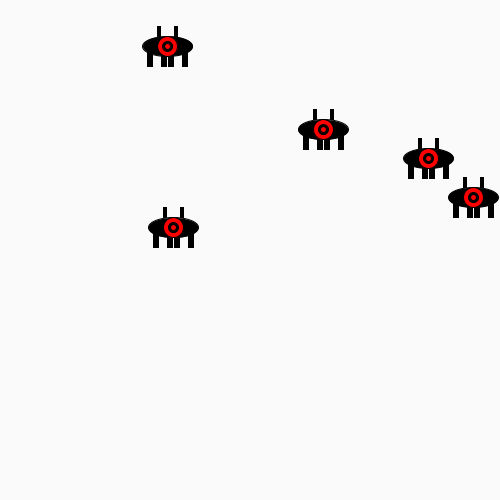
Frame 1 (no input)
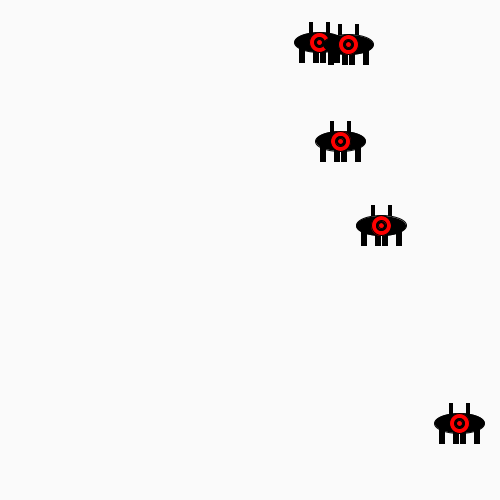
Frame 60 (the mouse pressed at the canvas centre just before this capture)
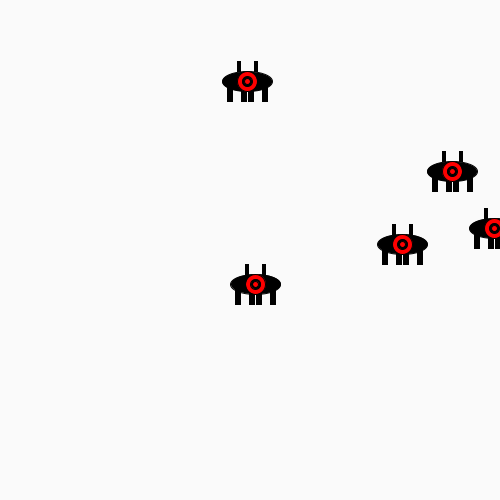
Frame 120 (the mouse held since frame 60 and released just before this capture)

The Processing sketch that drew these frames (run headless with seeded random() and noise(); from frame 60 on, the mouse is pressed at the canvas centre):

// Processing sketch: bugClass
// ── bugClass.pde
class Bug {
  float xPos;
  float yPos;
  float xSpeed;
  float ySpeed;
  float xRad = 50;
  float yRad = 20;

  Bug() {
    xPos = random(width);
    yPos = random(height);
    xSpeed = random(3, 6);
    ySpeed = random(3, 6);
  }

  void display() {

    fill(0);
    stroke(0);
    strokeWeight(1);
    //legs and antenae
    rect(xPos-20, yPos, 5, 20);
    rect(xPos+15, yPos, 5, 20);
    rect(xPos+1, yPos, 5, 20);
    rect(xPos-6, yPos, 5, 20);
    rect(xPos-10, yPos-20, 3, 10); 
    rect(xPos+7, yPos-20, 3, 10);
    //body
    fill(0);
    ellipse(xPos, yPos, xRad, yRad);
    //target eye
    fill(255, 0, 0);
    ellipse(xPos, yPos, 20, 20);
    fill(0);
    ellipse(xPos, yPos, 10, 10);
    fill(255, 0, 0);
    ellipse(xPos, yPos, 6, 6);
  }
  void move() {
    xPos += xSpeed;
    yPos += ySpeed;

    //stay in sketch
    if ((xPos > width) || (xPos < 0) || (yPos > height) || (yPos < 0)) {
      xSpeed *= -1;
      ySpeed *= -1;
    }
  }
}

// ── cuteBug.pde
Bug[] allthebugs = new Bug[5];


void setup() {
  size(500, 500);
  smooth();
  for (int i = 0; i <allthebugs.length; i++) {
    allthebugs[i] = new Bug();
  }
}

void draw() {
  background(250);
  fill(240);

  for (int i=0; i <allthebugs.length; i++) {
    allthebugs[i].display();
    allthebugs[i].move();
  }
}
